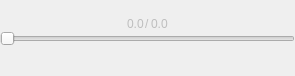
<?xml version="1.0" encoding="UTF-8"?>
<ui version="4.0">
 <class>WavdataModuleA</class>
 <widget class="QFrame" name="WavdataModuleA">
  <property name="geometry">
   <rect>
    <x>0</x>
    <y>0</y>
    <width>295</width>
    <height>76</height>
   </rect>
  </property>
  <property name="windowTitle">
   <string>Frame</string>
  </property>
  <layout class="QVBoxLayout" name="verticalLayout" stretch="1,1,1">
   <property name="spacing">
    <number>0</number>
   </property>
   <property name="leftMargin">
    <number>0</number>
   </property>
   <property name="topMargin">
    <number>0</number>
   </property>
   <property name="rightMargin">
    <number>0</number>
   </property>
   <property name="bottomMargin">
    <number>0</number>
   </property>
   <item>
    <layout class="QHBoxLayout" name="horizontalLayout_2" stretch="49,2,49">
     <property name="spacing">
      <number>5</number>
     </property>
     <property name="leftMargin">
      <number>0</number>
     </property>
     <property name="topMargin">
      <number>0</number>
     </property>
     <property name="rightMargin">
      <number>0</number>
     </property>
     <property name="bottomMargin">
      <number>0</number>
     </property>
     <item>
      <spacer name="horizontalSpacer_4">
       <property name="orientation">
        <enum>Qt::Horizontal</enum>
       </property>
       <property name="sizeHint" stdset="0">
        <size>
         <width>40</width>
         <height>20</height>
        </size>
       </property>
      </spacer>
     </item>
     <item>
      <layout class="QHBoxLayout" name="horizontalLayout_7" stretch="1,1,1">
       <property name="spacing">
        <number>1</number>
       </property>
       <property name="leftMargin">
        <number>0</number>
       </property>
       <item>
        <widget class="QLabel" name="label">
         <property name="enabled">
          <bool>false</bool>
         </property>
         <property name="text">
          <string>0.0</string>
         </property>
         <property name="alignment">
          <set>Qt::AlignBottom|Qt::AlignLeading|Qt::AlignLeft</set>
         </property>
        </widget>
       </item>
       <item>
        <widget class="QLabel" name="label_2">
         <property name="enabled">
          <bool>false</bool>
         </property>
         <property name="text">
          <string>/</string>
         </property>
         <property name="alignment">
          <set>Qt::AlignBottom|Qt::AlignLeading|Qt::AlignLeft</set>
         </property>
        </widget>
       </item>
       <item>
        <widget class="QLabel" name="label_3">
         <property name="enabled">
          <bool>false</bool>
         </property>
         <property name="text">
          <string>0.0</string>
         </property>
         <property name="alignment">
          <set>Qt::AlignBottom|Qt::AlignLeading|Qt::AlignLeft</set>
         </property>
        </widget>
       </item>
      </layout>
     </item>
     <item>
      <spacer name="horizontalSpacer">
       <property name="orientation">
        <enum>Qt::Horizontal</enum>
       </property>
       <property name="sizeHint" stdset="0">
        <size>
         <width>40</width>
         <height>20</height>
        </size>
       </property>
      </spacer>
     </item>
    </layout>
   </item>
   <item>
    <widget class="QSlider" name="horizontalSlider">
     <property name="enabled">
      <bool>false</bool>
     </property>
     <property name="orientation">
      <enum>Qt::Horizontal</enum>
     </property>
     <property name="tickPosition">
      <enum>QSlider::NoTicks</enum>
     </property>
    </widget>
   </item>
   <item>
    <layout class="QHBoxLayout" name="horizontalLayout" stretch="1,1,1,1,1,0,1">
     <property name="spacing">
      <number>5</number>
     </property>
     <item>
      <spacer name="horizontalSpacer_2">
       <property name="orientation">
        <enum>Qt::Horizontal</enum>
       </property>
       <property name="sizeHint" stdset="0">
        <size>
         <width>40</width>
         <height>20</height>
        </size>
       </property>
      </spacer>
     </item>
     <item>
      <widget class="QPushButton" name="pushButton_5">
       <property name="enabled">
        <bool>false</bool>
       </property>
       <property name="sizePolicy">
        <sizepolicy hsizetype="Minimum" vsizetype="Minimum">
         <horstretch>0</horstretch>
         <verstretch>0</verstretch>
        </sizepolicy>
       </property>
       <property name="minimumSize">
        <size>
         <width>30</width>
         <height>30</height>
        </size>
       </property>
       <property name="maximumSize">
        <size>
         <width>30</width>
         <height>30</height>
        </size>
       </property>
       <property name="text">
        <string/>
       </property>
       <property name="flat">
        <bool>true</bool>
       </property>
      </widget>
     </item>
     <item>
      <widget class="QPushButton" name="pushButton_3">
       <property name="enabled">
        <bool>false</bool>
       </property>
       <property name="sizePolicy">
        <sizepolicy hsizetype="Minimum" vsizetype="Minimum">
         <horstretch>0</horstretch>
         <verstretch>0</verstretch>
        </sizepolicy>
       </property>
       <property name="minimumSize">
        <size>
         <width>30</width>
         <height>30</height>
        </size>
       </property>
       <property name="maximumSize">
        <size>
         <width>30</width>
         <height>30</height>
        </size>
       </property>
       <property name="toolTip">
        <string>last</string>
       </property>
       <property name="text">
        <string/>
       </property>
       <property name="flat">
        <bool>true</bool>
       </property>
      </widget>
     </item>
     <item>
      <widget class="QPushButton" name="pushButton_7">
       <property name="enabled">
        <bool>false</bool>
       </property>
       <property name="sizePolicy">
        <sizepolicy hsizetype="Minimum" vsizetype="Minimum">
         <horstretch>0</horstretch>
         <verstretch>0</verstretch>
        </sizepolicy>
       </property>
       <property name="minimumSize">
        <size>
         <width>30</width>
         <height>30</height>
        </size>
       </property>
       <property name="maximumSize">
        <size>
         <width>30</width>
         <height>30</height>
        </size>
       </property>
       <property name="text">
        <string/>
       </property>
       <property name="flat">
        <bool>true</bool>
       </property>
      </widget>
     </item>
     <item>
      <widget class="QPushButton" name="pushButton_6">
       <property name="enabled">
        <bool>false</bool>
       </property>
       <property name="sizePolicy">
        <sizepolicy hsizetype="Minimum" vsizetype="Minimum">
         <horstretch>0</horstretch>
         <verstretch>0</verstretch>
        </sizepolicy>
       </property>
       <property name="minimumSize">
        <size>
         <width>30</width>
         <height>30</height>
        </size>
       </property>
       <property name="maximumSize">
        <size>
         <width>30</width>
         <height>30</height>
        </size>
       </property>
       <property name="toolTip">
        <string>next</string>
       </property>
       <property name="text">
        <string/>
       </property>
       <property name="flat">
        <bool>true</bool>
       </property>
      </widget>
     </item>
     <item>
      <widget class="QPushButton" name="pushButton_2">
       <property name="enabled">
        <bool>false</bool>
       </property>
       <property name="sizePolicy">
        <sizepolicy hsizetype="Minimum" vsizetype="Minimum">
         <horstretch>0</horstretch>
         <verstretch>0</verstretch>
        </sizepolicy>
       </property>
       <property name="minimumSize">
        <size>
         <width>30</width>
         <height>30</height>
        </size>
       </property>
       <property name="maximumSize">
        <size>
         <width>30</width>
         <height>30</height>
        </size>
       </property>
       <property name="text">
        <string/>
       </property>
       <property name="flat">
        <bool>true</bool>
       </property>
      </widget>
     </item>
     <item>
      <spacer name="horizontalSpacer_3">
       <property name="orientation">
        <enum>Qt::Horizontal</enum>
       </property>
       <property name="sizeHint" stdset="0">
        <size>
         <width>40</width>
         <height>20</height>
        </size>
       </property>
      </spacer>
     </item>
    </layout>
   </item>
  </layout>
 </widget>
 <resources/>
 <connections/>
</ui>
